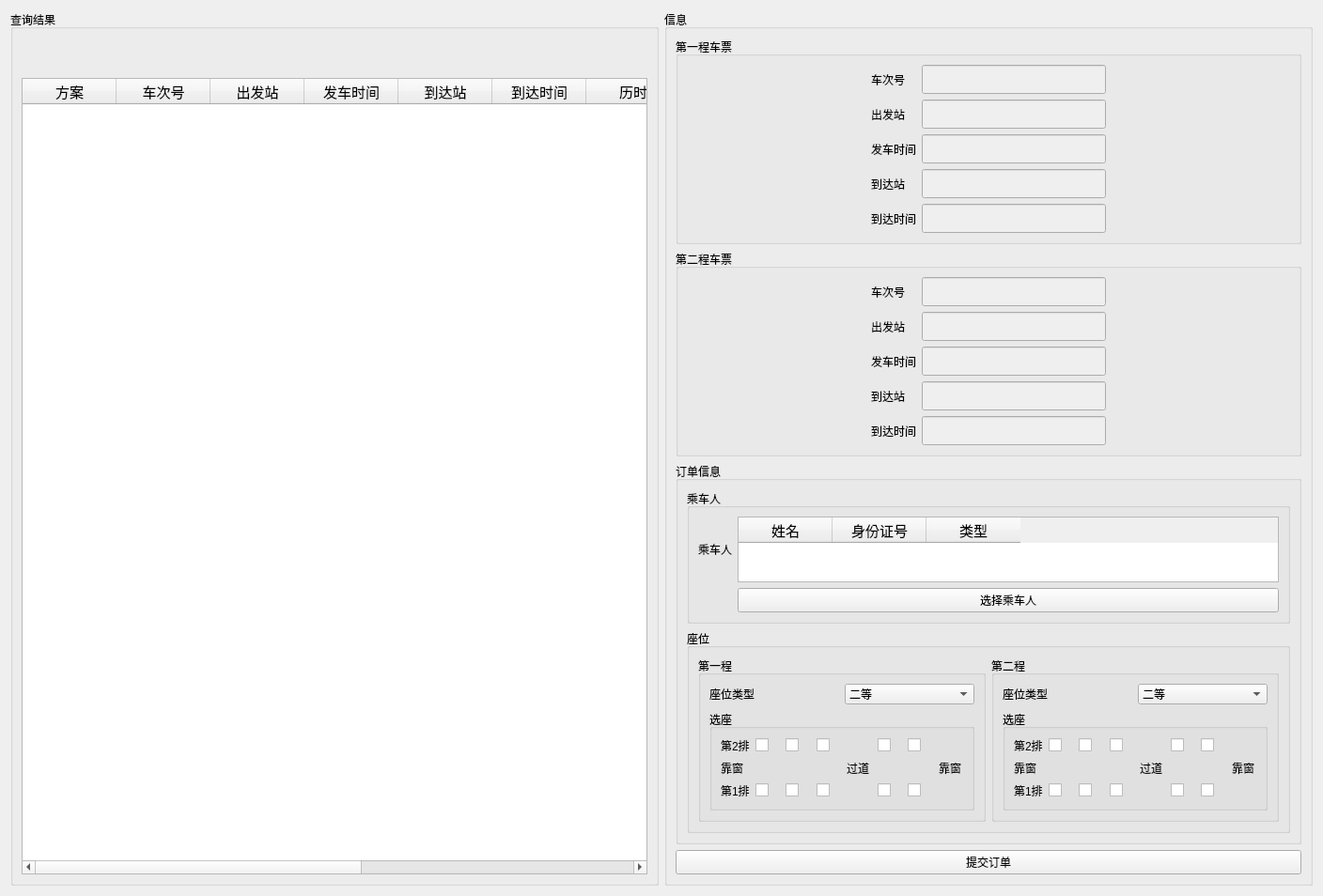
<?xml version="1.0" encoding="UTF-8"?>
<ui version="4.0">
 <class>Transfer</class>
 <widget class="QWidget" name="Transfer">
  <property name="geometry">
   <rect>
    <x>0</x>
    <y>0</y>
    <width>1408</width>
    <height>906</height>
   </rect>
  </property>
  <property name="windowTitle">
   <string>Form</string>
  </property>
  <layout class="QGridLayout" name="gridLayout_12">
   <item row="0" column="0">
    <widget class="QGroupBox" name="groupBox_2">
     <property name="title">
      <string>查询结果</string>
     </property>
     <layout class="QGridLayout" name="gridLayout_2">
      <item row="2" column="0">
       <widget class="QTableWidget" name="transfer_table">
        <property name="font">
         <font>
          <family>黑体</family>
          <pointsize>11</pointsize>
         </font>
        </property>
        <column>
         <property name="text">
          <string>方案</string>
         </property>
        </column>
        <column>
         <property name="text">
          <string>车次号</string>
         </property>
        </column>
        <column>
         <property name="text">
          <string>出发站</string>
         </property>
        </column>
        <column>
         <property name="text">
          <string>发车时间</string>
         </property>
        </column>
        <column>
         <property name="text">
          <string>到达站</string>
         </property>
        </column>
        <column>
         <property name="text">
          <string>到达时间</string>
         </property>
        </column>
        <column>
         <property name="text">
          <string>历时</string>
         </property>
        </column>
        <column>
         <property name="text">
          <string>商务</string>
         </property>
        </column>
        <column>
         <property name="text">
          <string>一等</string>
         </property>
        </column>
        <column>
         <property name="text">
          <string>二等</string>
         </property>
        </column>
        <column>
         <property name="text">
          <string>总历时</string>
         </property>
        </column>
       </widget>
      </item>
      <item row="1" column="0">
       <widget class="QLabel" name="date_label">
        <property name="minimumSize">
         <size>
          <width>0</width>
          <height>20</height>
         </size>
        </property>
        <property name="font">
         <font>
          <family>方正经黑简体</family>
          <pointsize>20</pointsize>
         </font>
        </property>
        <property name="text">
         <string/>
        </property>
        <property name="alignment">
         <set>Qt::AlignCenter</set>
        </property>
       </widget>
      </item>
     </layout>
    </widget>
   </item>
   <item row="0" column="1">
    <widget class="QGroupBox" name="groupBox_4">
     <property name="title">
      <string>信息</string>
     </property>
     <layout class="QGridLayout" name="gridLayout_11">
      <item row="0" column="0">
       <widget class="QGroupBox" name="groupBox_5">
        <property name="title">
         <string>第一程车票</string>
        </property>
        <layout class="QGridLayout" name="gridLayout_9">
         <item row="0" column="1">
          <widget class="QLabel" name="label_4">
           <property name="text">
            <string>车次号</string>
           </property>
           <property name="buddy">
            <cstring>ticket_train_edit</cstring>
           </property>
          </widget>
         </item>
         <item row="0" column="2">
          <widget class="QLineEdit" name="ticket_train_edit">
           <property name="enabled">
            <bool>false</bool>
           </property>
           <property name="font">
            <font>
             <family>黑体</family>
             <pointsize>12</pointsize>
            </font>
           </property>
          </widget>
         </item>
         <item row="1" column="1">
          <widget class="QLabel" name="label_5">
           <property name="text">
            <string>出发站</string>
           </property>
           <property name="buddy">
            <cstring>ticket_departure_edit</cstring>
           </property>
          </widget>
         </item>
         <item row="1" column="2">
          <widget class="QLineEdit" name="ticket_departure_edit">
           <property name="enabled">
            <bool>false</bool>
           </property>
           <property name="font">
            <font>
             <family>黑体</family>
             <pointsize>12</pointsize>
            </font>
           </property>
          </widget>
         </item>
         <item row="2" column="0">
          <spacer name="horizontalSpacer">
           <property name="orientation">
            <enum>Qt::Horizontal</enum>
           </property>
           <property name="sizeHint" stdset="0">
            <size>
             <width>105</width>
             <height>20</height>
            </size>
           </property>
          </spacer>
         </item>
         <item row="2" column="1">
          <widget class="QLabel" name="label_6">
           <property name="text">
            <string>发车时间</string>
           </property>
           <property name="buddy">
            <cstring>ticket_departure_time_edit</cstring>
           </property>
          </widget>
         </item>
         <item row="2" column="2">
          <widget class="QLineEdit" name="ticket_departure_time_edit">
           <property name="enabled">
            <bool>false</bool>
           </property>
           <property name="font">
            <font>
             <family>黑体</family>
             <pointsize>12</pointsize>
            </font>
           </property>
          </widget>
         </item>
         <item row="2" column="3">
          <spacer name="horizontalSpacer_2">
           <property name="orientation">
            <enum>Qt::Horizontal</enum>
           </property>
           <property name="sizeHint" stdset="0">
            <size>
             <width>97</width>
             <height>20</height>
            </size>
           </property>
          </spacer>
         </item>
         <item row="3" column="1">
          <widget class="QLabel" name="label_7">
           <property name="text">
            <string>到达站</string>
           </property>
           <property name="buddy">
            <cstring>ticket_arrival_edit</cstring>
           </property>
          </widget>
         </item>
         <item row="3" column="2">
          <widget class="QLineEdit" name="ticket_arrival_edit">
           <property name="enabled">
            <bool>false</bool>
           </property>
           <property name="font">
            <font>
             <family>黑体</family>
             <pointsize>12</pointsize>
            </font>
           </property>
          </widget>
         </item>
         <item row="4" column="1">
          <widget class="QLabel" name="label_8">
           <property name="text">
            <string>到达时间</string>
           </property>
           <property name="buddy">
            <cstring>ticket_arrival_time_edit</cstring>
           </property>
          </widget>
         </item>
         <item row="4" column="2">
          <widget class="QLineEdit" name="ticket_arrival_time_edit">
           <property name="enabled">
            <bool>false</bool>
           </property>
           <property name="font">
            <font>
             <family>黑体</family>
             <pointsize>12</pointsize>
            </font>
           </property>
          </widget>
         </item>
        </layout>
       </widget>
      </item>
      <item row="1" column="0">
       <widget class="QGroupBox" name="groupBox_6">
        <property name="title">
         <string>第二程车票</string>
        </property>
        <layout class="QGridLayout" name="gridLayout_10">
         <item row="0" column="1">
          <widget class="QLabel" name="label_15">
           <property name="text">
            <string>车次号</string>
           </property>
           <property name="buddy">
            <cstring>ticket_train_edit</cstring>
           </property>
          </widget>
         </item>
         <item row="0" column="2">
          <widget class="QLineEdit" name="ticket_train_edit_2">
           <property name="enabled">
            <bool>false</bool>
           </property>
           <property name="font">
            <font>
             <family>黑体</family>
             <pointsize>12</pointsize>
            </font>
           </property>
          </widget>
         </item>
         <item row="1" column="1">
          <widget class="QLabel" name="label_16">
           <property name="text">
            <string>出发站</string>
           </property>
           <property name="buddy">
            <cstring>ticket_departure_edit</cstring>
           </property>
          </widget>
         </item>
         <item row="1" column="2">
          <widget class="QLineEdit" name="ticket_departure_edit_2">
           <property name="enabled">
            <bool>false</bool>
           </property>
           <property name="font">
            <font>
             <family>黑体</family>
             <pointsize>12</pointsize>
            </font>
           </property>
          </widget>
         </item>
         <item row="2" column="0">
          <spacer name="horizontalSpacer_11">
           <property name="orientation">
            <enum>Qt::Horizontal</enum>
           </property>
           <property name="sizeHint" stdset="0">
            <size>
             <width>105</width>
             <height>20</height>
            </size>
           </property>
          </spacer>
         </item>
         <item row="2" column="1">
          <widget class="QLabel" name="label_17">
           <property name="text">
            <string>发车时间</string>
           </property>
           <property name="buddy">
            <cstring>ticket_departure_time_edit</cstring>
           </property>
          </widget>
         </item>
         <item row="2" column="2">
          <widget class="QLineEdit" name="ticket_departure_time_edit_2">
           <property name="enabled">
            <bool>false</bool>
           </property>
           <property name="font">
            <font>
             <family>黑体</family>
             <pointsize>12</pointsize>
            </font>
           </property>
          </widget>
         </item>
         <item row="2" column="3">
          <spacer name="horizontalSpacer_12">
           <property name="orientation">
            <enum>Qt::Horizontal</enum>
           </property>
           <property name="sizeHint" stdset="0">
            <size>
             <width>97</width>
             <height>20</height>
            </size>
           </property>
          </spacer>
         </item>
         <item row="3" column="1">
          <widget class="QLabel" name="label_18">
           <property name="text">
            <string>到达站</string>
           </property>
           <property name="buddy">
            <cstring>ticket_arrival_edit</cstring>
           </property>
          </widget>
         </item>
         <item row="3" column="2">
          <widget class="QLineEdit" name="ticket_arrival_edit_2">
           <property name="enabled">
            <bool>false</bool>
           </property>
           <property name="font">
            <font>
             <family>黑体</family>
             <pointsize>12</pointsize>
            </font>
           </property>
          </widget>
         </item>
         <item row="4" column="1">
          <widget class="QLabel" name="label_19">
           <property name="text">
            <string>到达时间</string>
           </property>
           <property name="buddy">
            <cstring>ticket_arrival_time_edit</cstring>
           </property>
          </widget>
         </item>
         <item row="4" column="2">
          <widget class="QLineEdit" name="ticket_arrival_time_edit_2">
           <property name="enabled">
            <bool>false</bool>
           </property>
           <property name="font">
            <font>
             <family>黑体</family>
             <pointsize>12</pointsize>
            </font>
           </property>
          </widget>
         </item>
        </layout>
       </widget>
      </item>
      <item row="2" column="0">
       <widget class="QGroupBox" name="groupBox">
        <property name="title">
         <string>订单信息</string>
        </property>
        <layout class="QGridLayout" name="gridLayout_8">
         <item row="0" column="0">
          <widget class="QGroupBox" name="groupBox_7">
           <property name="title">
            <string>乘车人</string>
           </property>
           <layout class="QGridLayout" name="gridLayout_7">
            <item row="0" column="0">
             <widget class="QLabel" name="label_9">
              <property name="text">
               <string>乘车人</string>
              </property>
              <property name="buddy">
               <cstring>passenger_widget</cstring>
              </property>
             </widget>
            </item>
            <item row="0" column="1">
             <widget class="QTableWidget" name="passenger_widget">
              <property name="font">
               <font>
                <family>黑体</family>
                <pointsize>11</pointsize>
               </font>
              </property>
              <column>
               <property name="text">
                <string>姓名</string>
               </property>
              </column>
              <column>
               <property name="text">
                <string>身份证号</string>
               </property>
              </column>
              <column>
               <property name="text">
                <string>类型</string>
               </property>
              </column>
             </widget>
            </item>
            <item row="1" column="1">
             <widget class="QPushButton" name="choose_passenger_button">
              <property name="text">
               <string>选择乘车人</string>
              </property>
              <property name="icon">
               <iconset resource="qss.qrc">
                <normaloff>:/new/icon/icon/添加乘车人.png</normaloff>:/new/icon/icon/添加乘车人.png</iconset>
              </property>
             </widget>
            </item>
           </layout>
          </widget>
         </item>
         <item row="1" column="0">
          <widget class="QGroupBox" name="groupBox_8">
           <property name="title">
            <string>座位</string>
           </property>
           <layout class="QGridLayout" name="gridLayout_6">
            <item row="0" column="0">
             <widget class="QGroupBox" name="groupBox_9">
              <property name="title">
               <string>第一程</string>
              </property>
              <layout class="QGridLayout" name="gridLayout">
               <item row="0" column="0">
                <widget class="QLabel" name="label_3">
                 <property name="text">
                  <string>座位类型</string>
                 </property>
                 <property name="buddy">
                  <cstring>seat_type_combo_box</cstring>
                 </property>
                </widget>
               </item>
               <item row="0" column="1">
                <widget class="QComboBox" name="seat_type_combo_box">
                 <item>
                  <property name="text">
                   <string>二等</string>
                  </property>
                 </item>
                 <item>
                  <property name="text">
                   <string>一等</string>
                  </property>
                 </item>
                 <item>
                  <property name="text">
                   <string>商务</string>
                  </property>
                 </item>
                </widget>
               </item>
               <item row="1" column="0" colspan="2">
                <widget class="QGroupBox" name="groupBox_3">
                 <property name="title">
                  <string>选座</string>
                 </property>
                 <layout class="QGridLayout" name="gridLayout_3">
                  <item row="0" column="0">
                   <widget class="QLabel" name="label_14">
                    <property name="text">
                     <string>第2排</string>
                    </property>
                   </widget>
                  </item>
                  <item row="0" column="1">
                   <widget class="QCheckBox" name="A2">
                    <property name="text">
                     <string/>
                    </property>
                    <property name="icon">
                     <iconset resource="qss.qrc">
                      <normaloff>:/new/icon/icon/A_square_字母a.png</normaloff>:/new/icon/icon/A_square_字母a.png</iconset>
                    </property>
                    <property name="iconSize">
                     <size>
                      <width>24</width>
                      <height>24</height>
                     </size>
                    </property>
                   </widget>
                  </item>
                  <item row="0" column="2">
                   <widget class="QCheckBox" name="B2">
                    <property name="text">
                     <string/>
                    </property>
                    <property name="icon">
                     <iconset resource="qss.qrc">
                      <normaloff>:/new/icon/icon/B_square_字母b.png</normaloff>:/new/icon/icon/B_square_字母b.png</iconset>
                    </property>
                    <property name="iconSize">
                     <size>
                      <width>24</width>
                      <height>24</height>
                     </size>
                    </property>
                   </widget>
                  </item>
                  <item row="0" column="3">
                   <widget class="QCheckBox" name="C2">
                    <property name="text">
                     <string/>
                    </property>
                    <property name="icon">
                     <iconset resource="qss.qrc">
                      <normaloff>:/new/icon/icon/C_square_字母c.png</normaloff>:/new/icon/icon/C_square_字母c.png</iconset>
                    </property>
                    <property name="iconSize">
                     <size>
                      <width>24</width>
                      <height>24</height>
                     </size>
                    </property>
                   </widget>
                  </item>
                  <item row="0" column="5">
                   <widget class="QCheckBox" name="D2">
                    <property name="text">
                     <string/>
                    </property>
                    <property name="icon">
                     <iconset resource="qss.qrc">
                      <normaloff>:/new/icon/icon/D_square_字母d.png</normaloff>:/new/icon/icon/D_square_字母d.png</iconset>
                    </property>
                    <property name="iconSize">
                     <size>
                      <width>24</width>
                      <height>24</height>
                     </size>
                    </property>
                   </widget>
                  </item>
                  <item row="0" column="6">
                   <widget class="QCheckBox" name="F2">
                    <property name="text">
                     <string/>
                    </property>
                    <property name="icon">
                     <iconset resource="qss.qrc">
                      <normaloff>:/new/icon/icon/F_square_字母f.png</normaloff>:/new/icon/icon/F_square_字母f.png</iconset>
                    </property>
                    <property name="iconSize">
                     <size>
                      <width>24</width>
                      <height>24</height>
                     </size>
                    </property>
                   </widget>
                  </item>
                  <item row="1" column="0">
                   <widget class="QLabel" name="label_10">
                    <property name="text">
                     <string>靠窗</string>
                    </property>
                   </widget>
                  </item>
                  <item row="1" column="4">
                   <widget class="QLabel" name="label_12">
                    <property name="text">
                     <string>过道</string>
                    </property>
                   </widget>
                  </item>
                  <item row="1" column="7">
                   <widget class="QLabel" name="label_11">
                    <property name="text">
                     <string>靠窗</string>
                    </property>
                   </widget>
                  </item>
                  <item row="2" column="0">
                   <widget class="QLabel" name="label_13">
                    <property name="text">
                     <string>第1排</string>
                    </property>
                   </widget>
                  </item>
                  <item row="2" column="1">
                   <widget class="QCheckBox" name="A1">
                    <property name="text">
                     <string/>
                    </property>
                    <property name="icon">
                     <iconset resource="qss.qrc">
                      <normaloff>:/new/icon/icon/A_square_字母a.png</normaloff>:/new/icon/icon/A_square_字母a.png</iconset>
                    </property>
                    <property name="iconSize">
                     <size>
                      <width>24</width>
                      <height>24</height>
                     </size>
                    </property>
                   </widget>
                  </item>
                  <item row="2" column="2">
                   <widget class="QCheckBox" name="B1">
                    <property name="text">
                     <string/>
                    </property>
                    <property name="icon">
                     <iconset resource="qss.qrc">
                      <normaloff>:/new/icon/icon/B_square_字母b.png</normaloff>:/new/icon/icon/B_square_字母b.png</iconset>
                    </property>
                    <property name="iconSize">
                     <size>
                      <width>24</width>
                      <height>24</height>
                     </size>
                    </property>
                   </widget>
                  </item>
                  <item row="2" column="3">
                   <widget class="QCheckBox" name="C1">
                    <property name="text">
                     <string/>
                    </property>
                    <property name="icon">
                     <iconset resource="qss.qrc">
                      <normaloff>:/new/icon/icon/C_square_字母c.png</normaloff>:/new/icon/icon/C_square_字母c.png</iconset>
                    </property>
                    <property name="iconSize">
                     <size>
                      <width>24</width>
                      <height>24</height>
                     </size>
                    </property>
                   </widget>
                  </item>
                  <item row="2" column="5">
                   <widget class="QCheckBox" name="D1">
                    <property name="text">
                     <string/>
                    </property>
                    <property name="icon">
                     <iconset resource="qss.qrc">
                      <normaloff>:/new/icon/icon/D_square_字母d.png</normaloff>:/new/icon/icon/D_square_字母d.png</iconset>
                    </property>
                    <property name="iconSize">
                     <size>
                      <width>24</width>
                      <height>24</height>
                     </size>
                    </property>
                   </widget>
                  </item>
                  <item row="2" column="6">
                   <widget class="QCheckBox" name="F1">
                    <property name="text">
                     <string/>
                    </property>
                    <property name="icon">
                     <iconset resource="qss.qrc">
                      <normaloff>:/new/icon/icon/F_square_字母f.png</normaloff>:/new/icon/icon/F_square_字母f.png</iconset>
                    </property>
                    <property name="iconSize">
                     <size>
                      <width>24</width>
                      <height>24</height>
                     </size>
                    </property>
                   </widget>
                  </item>
                 </layout>
                </widget>
               </item>
              </layout>
             </widget>
            </item>
            <item row="0" column="1">
             <widget class="QGroupBox" name="groupBox_10">
              <property name="title">
               <string>第二程</string>
              </property>
              <layout class="QGridLayout" name="gridLayout_4">
               <item row="0" column="0">
                <widget class="QLabel" name="label_20">
                 <property name="text">
                  <string>座位类型</string>
                 </property>
                 <property name="buddy">
                  <cstring>seat_type_combo_box</cstring>
                 </property>
                </widget>
               </item>
               <item row="0" column="1">
                <widget class="QComboBox" name="seat_type_combo_box_2">
                 <item>
                  <property name="text">
                   <string>二等</string>
                  </property>
                 </item>
                 <item>
                  <property name="text">
                   <string>一等</string>
                  </property>
                 </item>
                 <item>
                  <property name="text">
                   <string>商务</string>
                  </property>
                 </item>
                </widget>
               </item>
               <item row="1" column="0" colspan="2">
                <widget class="QGroupBox" name="groupBox_11">
                 <property name="title">
                  <string>选座</string>
                 </property>
                 <layout class="QGridLayout" name="gridLayout_5">
                  <item row="0" column="0">
                   <widget class="QLabel" name="label_21">
                    <property name="text">
                     <string>第2排</string>
                    </property>
                   </widget>
                  </item>
                  <item row="0" column="1">
                   <widget class="QCheckBox" name="A2_2">
                    <property name="text">
                     <string/>
                    </property>
                    <property name="icon">
                     <iconset resource="qss.qrc">
                      <normaloff>:/new/icon/icon/A_square_字母a.png</normaloff>:/new/icon/icon/A_square_字母a.png</iconset>
                    </property>
                    <property name="iconSize">
                     <size>
                      <width>24</width>
                      <height>24</height>
                     </size>
                    </property>
                   </widget>
                  </item>
                  <item row="0" column="2">
                   <widget class="QCheckBox" name="B2_2">
                    <property name="text">
                     <string/>
                    </property>
                    <property name="icon">
                     <iconset resource="qss.qrc">
                      <normaloff>:/new/icon/icon/B_square_字母b.png</normaloff>:/new/icon/icon/B_square_字母b.png</iconset>
                    </property>
                    <property name="iconSize">
                     <size>
                      <width>24</width>
                      <height>24</height>
                     </size>
                    </property>
                   </widget>
                  </item>
                  <item row="0" column="3">
                   <widget class="QCheckBox" name="C2_2">
                    <property name="text">
                     <string/>
                    </property>
                    <property name="icon">
                     <iconset resource="qss.qrc">
                      <normaloff>:/new/icon/icon/C_square_字母c.png</normaloff>:/new/icon/icon/C_square_字母c.png</iconset>
                    </property>
                    <property name="iconSize">
                     <size>
                      <width>24</width>
                      <height>24</height>
                     </size>
                    </property>
                   </widget>
                  </item>
                  <item row="0" column="5">
                   <widget class="QCheckBox" name="D2_2">
                    <property name="text">
                     <string/>
                    </property>
                    <property name="icon">
                     <iconset resource="qss.qrc">
                      <normaloff>:/new/icon/icon/D_square_字母d.png</normaloff>:/new/icon/icon/D_square_字母d.png</iconset>
                    </property>
                    <property name="iconSize">
                     <size>
                      <width>24</width>
                      <height>24</height>
                     </size>
                    </property>
                   </widget>
                  </item>
                  <item row="0" column="6">
                   <widget class="QCheckBox" name="F2_2">
                    <property name="text">
                     <string/>
                    </property>
                    <property name="icon">
                     <iconset resource="qss.qrc">
                      <normaloff>:/new/icon/icon/F_square_字母f.png</normaloff>:/new/icon/icon/F_square_字母f.png</iconset>
                    </property>
                    <property name="iconSize">
                     <size>
                      <width>24</width>
                      <height>24</height>
                     </size>
                    </property>
                   </widget>
                  </item>
                  <item row="1" column="0">
                   <widget class="QLabel" name="label_22">
                    <property name="text">
                     <string>靠窗</string>
                    </property>
                   </widget>
                  </item>
                  <item row="1" column="4">
                   <widget class="QLabel" name="label_23">
                    <property name="text">
                     <string>过道</string>
                    </property>
                   </widget>
                  </item>
                  <item row="1" column="7">
                   <widget class="QLabel" name="label_24">
                    <property name="text">
                     <string>靠窗</string>
                    </property>
                   </widget>
                  </item>
                  <item row="2" column="0">
                   <widget class="QLabel" name="label_25">
                    <property name="text">
                     <string>第1排</string>
                    </property>
                   </widget>
                  </item>
                  <item row="2" column="1">
                   <widget class="QCheckBox" name="A1_2">
                    <property name="text">
                     <string/>
                    </property>
                    <property name="icon">
                     <iconset resource="qss.qrc">
                      <normaloff>:/new/icon/icon/A_square_字母a.png</normaloff>:/new/icon/icon/A_square_字母a.png</iconset>
                    </property>
                    <property name="iconSize">
                     <size>
                      <width>24</width>
                      <height>24</height>
                     </size>
                    </property>
                   </widget>
                  </item>
                  <item row="2" column="2">
                   <widget class="QCheckBox" name="B1_2">
                    <property name="text">
                     <string/>
                    </property>
                    <property name="icon">
                     <iconset resource="qss.qrc">
                      <normaloff>:/new/icon/icon/B_square_字母b.png</normaloff>:/new/icon/icon/B_square_字母b.png</iconset>
                    </property>
                    <property name="iconSize">
                     <size>
                      <width>24</width>
                      <height>24</height>
                     </size>
                    </property>
                   </widget>
                  </item>
                  <item row="2" column="3">
                   <widget class="QCheckBox" name="C1_2">
                    <property name="text">
                     <string/>
                    </property>
                    <property name="icon">
                     <iconset resource="qss.qrc">
                      <normaloff>:/new/icon/icon/C_square_字母c.png</normaloff>:/new/icon/icon/C_square_字母c.png</iconset>
                    </property>
                    <property name="iconSize">
                     <size>
                      <width>24</width>
                      <height>24</height>
                     </size>
                    </property>
                   </widget>
                  </item>
                  <item row="2" column="5">
                   <widget class="QCheckBox" name="D1_2">
                    <property name="text">
                     <string/>
                    </property>
                    <property name="icon">
                     <iconset resource="qss.qrc">
                      <normaloff>:/new/icon/icon/D_square_字母d.png</normaloff>:/new/icon/icon/D_square_字母d.png</iconset>
                    </property>
                    <property name="iconSize">
                     <size>
                      <width>24</width>
                      <height>24</height>
                     </size>
                    </property>
                   </widget>
                  </item>
                  <item row="2" column="6">
                   <widget class="QCheckBox" name="F1_2">
                    <property name="text">
                     <string/>
                    </property>
                    <property name="icon">
                     <iconset resource="qss.qrc">
                      <normaloff>:/new/icon/icon/F_square_字母f.png</normaloff>:/new/icon/icon/F_square_字母f.png</iconset>
                    </property>
                    <property name="iconSize">
                     <size>
                      <width>24</width>
                      <height>24</height>
                     </size>
                    </property>
                   </widget>
                  </item>
                 </layout>
                </widget>
               </item>
              </layout>
             </widget>
            </item>
           </layout>
          </widget>
         </item>
        </layout>
       </widget>
      </item>
      <item row="3" column="0">
       <widget class="QPushButton" name="submit_order_button">
        <property name="text">
         <string>提交订单</string>
        </property>
        <property name="icon">
         <iconset resource="qss.qrc">
          <normaloff>:/new/icon/icon/提交订单.png</normaloff>:/new/icon/icon/提交订单.png</iconset>
        </property>
       </widget>
      </item>
     </layout>
    </widget>
   </item>
  </layout>
 </widget>
 <resources>
  <include location="qss.qrc"/>
 </resources>
 <connections/>
</ui>
